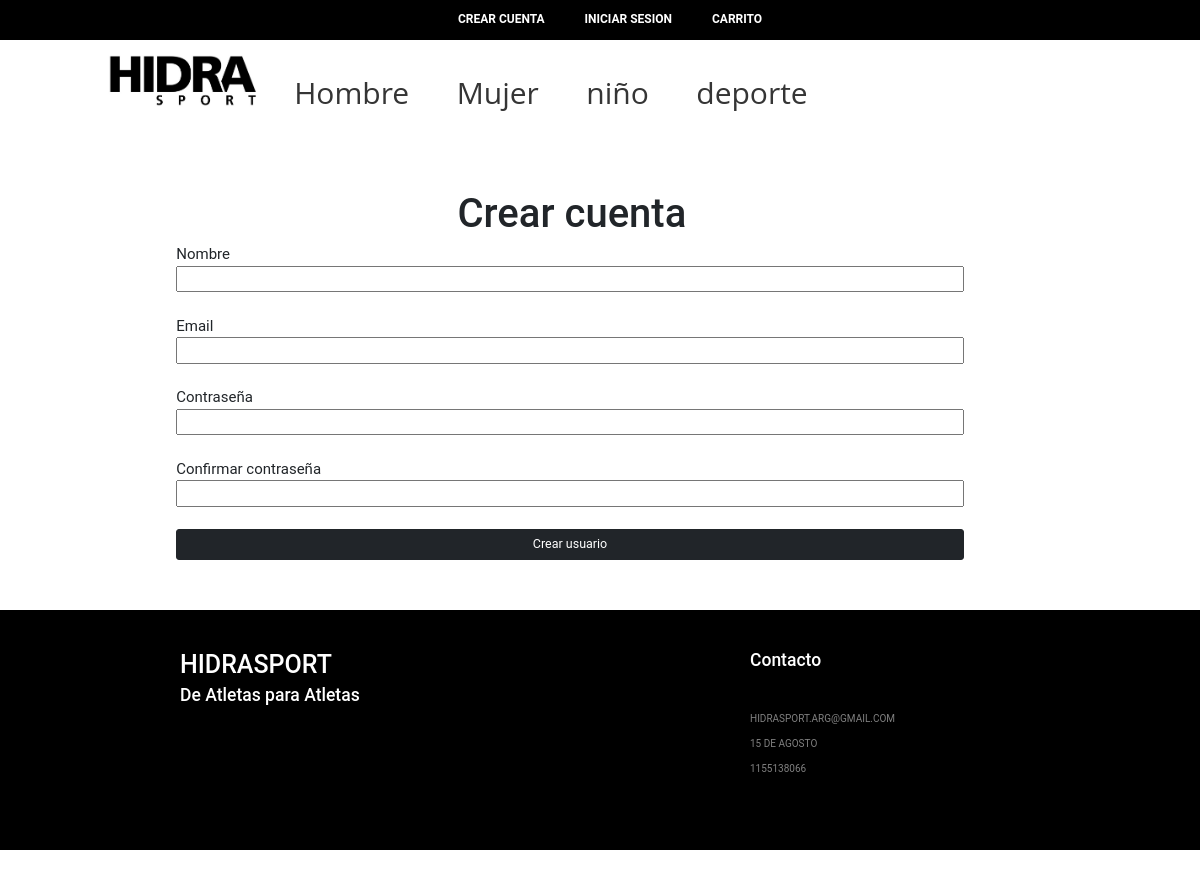
Screenshot of /register/ with the database file from the repository.
### store/models.py (models this page shows, shortened)
class Categorias(models.Model):
    nombre = models.CharField(max_length=20)
    destacada = models.BooleanField(default=False)
    imagen = models.ImageField(upload_to='images/')

### register/views.py (the view)
# urls.py: path('register/', V.register, name="register"),
def register(response):
    destacadas=Categorias.objects.filter(destacada=True)
    if response.method == "POST":
        form = RegisterForm(response.POST)
        if form.is_valid():
            form.save()
        return redirect("/")
    else:
        form = RegisterForm()
    context = {
        "form":form,
        'destacadas':destacadas}
    return render(response, 'register/register.html', context)

### register/forms.py
class RegisterForm(UserCreationForm):
    email = forms.EmailField(required=True)
    class Meta:
        model = User
        fields = ["username", "email", "password1", "password2"]

### cart/context_processor.py (called while the page is built)
def cart_total_amount(request):
	if request.user.is_authenticated:
		cart = Cart(request)
		total_bill = 0.0
		for key,value in request.session['cart'].items():
			total_bill = total_bill + (float(value['price']) * value['quantity'])
		return {'cart_total_amount' : total_bill}
	else:
		return {'cart_total_amount' : 0}

### register/templates/register/register.html (shortened to what this page needs)
{% extends 'base.html' %}
{% load crispy_forms_tags %}
{% block page_content %}
<div class="container creation-form">
    <h1>Crear cuenta</h1>
    <form method="post" action="">
        <label for="{{form.username.label}}">Nombre</label><br>
        {{form.username}}<br><br>
        <label for="{{form.email.label}}">{{form.email.label}}</label><br>
        {{form.email}}<br><br>
        <label for="{{form.email.label}}">Contraseña</label><br>
        {{form.password1}}<br><br>
        <label for="{{form.email.label}}">Confirmar contraseña</label><br>
        {{form.password2}}<br><br>
        <input type="submit" value="Crear usuario" name="Crear usuario" class="btn btn-dark btn-lg btn-block">
    </form>
</div>
{% endblock %}

### hidrasport/templates/base.html (shortened to what this page needs)
{% load static %}
<head>
    <link rel="stylesheet" href="https://cdnjs.cloudflare.com/ajax/libs/font-awesome/4.7.0/css/font-awesome.min.css">
    <link href="https://cdn.jsdelivr.net/npm/bootstrap@5.0.0-beta3/dist/css/bootstrap.min.css" rel="stylesheet">
    <link href="//netdna.bootstrapcdn.com/font-awesome/3.2.1/css/font-awesome.css" rel="stylesheet">
    <link rel="stylesheet" href="{% static 'style.css' %}">
    <link rel="stylesheet" href="{% static 'navStyle.css' %}">
</head>
<section class="top-line">
    <div class="container-top-line ">
        <ul class="top-list d-flex justify-content-center">
            {% if user.is_authenticated %}
            <li class="top-item">
                Bienvenido {{user.username}}
            </li>
            <li class="top-item"><a href="/logout/">Salir</a></li>
            {% else %}
            <li class="top-item"><a href="/register">Crear Cuenta</a></li>
            <li class="top-item"><a href="/login/">Iniciar sesion</a></li>
            {% endif %}
            <li class="top-item"><a href="/cart_detail/">carrito</a></li>
        </ul>
    </div>
</section>
<nav id="nav-desktop" class="nav-desktop d-flex justify-content-center">
    <div class="nav-bar col-sm-10 row">
        <div class="col-sm-3 col-xl-2"><a href="/"><img src="{% static 'logo.jpeg' %}" class="logo" alt=""></a></div>
        <ul class="col-sm-9 col-xl-8 menu">
            {% for cat in destacadas %}
            <li><a href="/productos/{{cat.nombre}}">{{cat.nombre}}</a>
            </li>
            {% endfor %}
        </ul>
        <div class="col-sm-2" id="search-basket">
        </div>
    </div>
</nav>
{% block page_content %}
{% endblock %}
<section class="footer">
    <div class="container">
        <div class="row d-flex justify-content-center">
            <div class="col-sm-3">
                <h1>HIDRASPORT</h1>
                <h2>De Atletas para Atletas</h2>
                <div class="row social">
                    <div class="social-icon">
                    </div>
                    <div class="social-icon">
                    </div>
                    <div class="social-icon">
                    </div>
                </div>
            </div>
            <div class="col-sm-3"></div>
            <div class="col-sm-3">
                <h2> Contacto</h2>
                <p>HIDRASPORT.ARG@GMAIL.COM</p>
                <p>15 DE AGOSTO</p>
                <p>1155138066</p>
            </div>
        </div>
    </div>
</section>

### static/style.css (style rules this page uses)
.top-item a { text-decoration: none; color: white; }
ul { list-style: none; }
p { font-size: 1.6rem; }
img { width: 100%; max-width: 100%; height: auto; }
section { padding: 0 0; }
.creation-form { font-size: 1.5rem; margin: 5rem 0rem; }
.creation-form h1 { font-size: 4rem; margin-left: 40%; }
.creation-form form { margin: auto; width: 70%; }
.creation-form input { width: 100%; }
.footer { width: 100%; font-size: 1rem; color: white; background-color: black; height: 15vh; padding-top: 4rem; min-height: 30vh; }
.footer h2 { font-size: 1.75rem; margin-bottom: 4rem; }
.footer p { font-size: 1rem; }
.social { margin-left: 1rem; }
.social-icon { margin-left: 1rem; margin-top: 3rem; }
.footer p { color: grey; }

### static/navStyle.css (style rules this page uses)
.top-line { position: relative; color: white; width: 100%; height: 4rem; z-index: 2; background-color: black; font-size: 1.2rem; font-weight: bold; text-transform: uppercase; vertical-align: middle; text-align: center; }
.top-list { padding-top: 1rem; }
.top-item { margin: 0rem 2rem; }
nav { background-color: white; font-size: 3rem; z-index: 1; }
.nav-bar { margin-top: 1.5rem; }
nav ul { list-style: none; }
.menu > li { display: inline-block; }
.menu > li > a { display: block; padding: 15px 20px; color: #353535; font-family: 'univers', 'open sans'; text-decoration: none; }

### rows the page displays
Categorias: nombre "Hombre"
Categorias: nombre "Mujer"
Categorias: nombre "niño"
Categorias: nombre "deporte"
